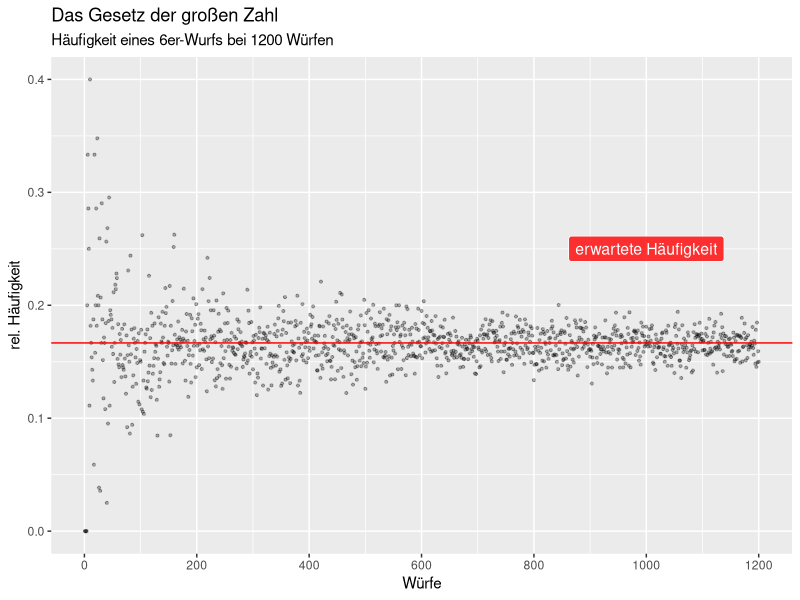

Write the R code that produced this figure.
library(purrr)
library(dplyr)
library(ggplot2)
library(scales)

map(seq_len(1200), function(x) {
  wurf <- sample(c(1:6), x, replace = T)

  length(wurf[wurf == 6]) / length(wurf)
}) %>%
  unlist() %>%
  data.frame(
    Wurfse = seq_along(.),
    Prob   = .
  ) %>%
  ggplot(aes(x = Wurfse, y = Prob)) +
    geom_point(size = .75, alpha = .3) +
    geom_hline(aes(yintercept = 1/6), size = .5, color = "red") +
    labs(title = "Das Gesetz der großen Zahl",
         subtitle = "Häufigkeit eines 6er-Wurfs bei 1200 Würfen",
         y = "rel. Häufigkeit", x = "Würfe") +
    annotate("label", x = 1000, y = .25, label = "erwartete Häufigkeit", alpha = .8,
             fill = "red", color = "white", size = 4, label.padding = unit(.35, "lines")) +
    scale_x_continuous(breaks = pretty_breaks())
